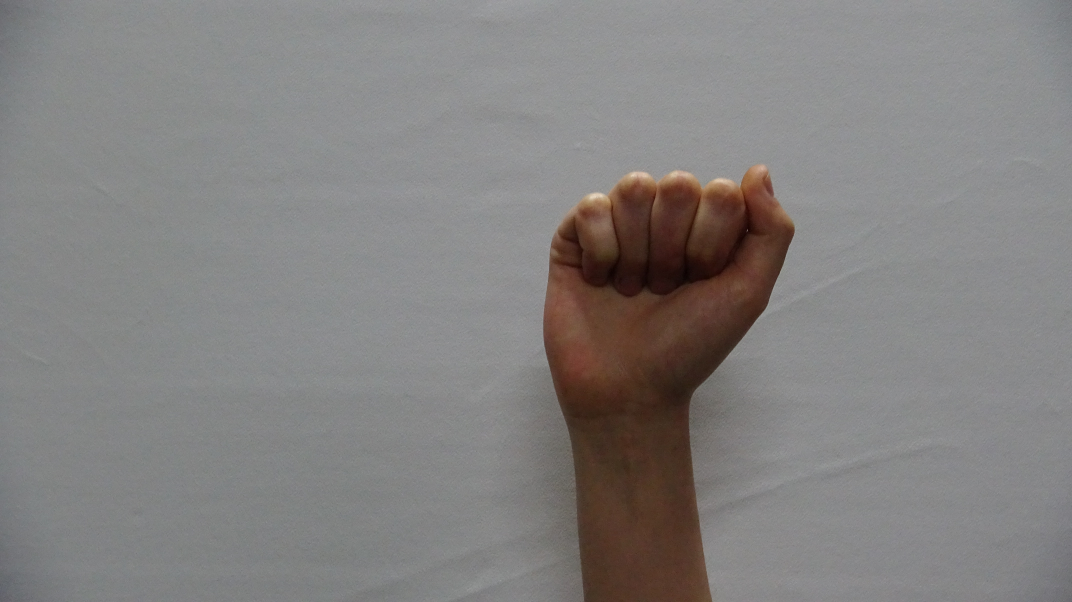
#> input picture dataset/A/DSC01975.JPG, 4288 x 2408 px (shown at 1/4 size); its folder holds only this picture in this run
$ python dataset.py
#> lines starting #> are read from the running program, lines starting #| are printed output that depends on the picture
import os
from PIL import Image, ImageEnhance

# Ruta raíz
base_dir = 'dataset'
vocales = ['A', 'E', 'I', 'O', 'U']

# Tamaño deseado
img_size = (64, 64)

for vocal in vocales:
    folder_path = os.path.join(base_dir, vocal)

    for filename in os.listdir(folder_path):
        if filename.lower().endswith(('.png', '.jpg', '.jpeg')):
            img_path = os.path.join(folder_path, filename)
            img = Image.open(img_path).convert("RGB")
#> img is the input picture: PIL image 4288x2408 RGB; mean R, G, B 131.4, 129, 128

            # Nombre base y extensión
            name, ext = os.path.splitext(filename)

            # Redimensionar imagen original (y sobrescribirla)
            img_resized = img.resize(img_size)
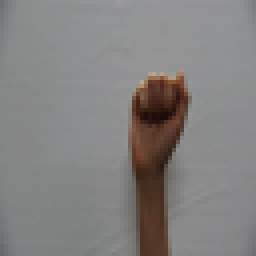
#> img_resized: PIL image 64x64 RGB (shown 4 times larger); mean R, G, B 131.4, 129, 128
            img_resized.save(img_path)

            # Flip horizontal
            img_flip = img_resized.transpose(Image.FLIP_LEFT_RIGHT)
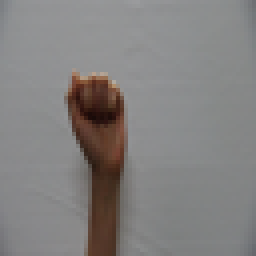
#> img_flip: PIL image 64x64 RGB (shown 4 times larger); mean R, G, B 131.4, 129, 128
            img_flip.save(os.path.join(folder_path, f"{name}_flip{ext}"))

            # Zoom in (10%)
            zoom_factor = 0.9  # Recortamos un 10% y reescalamos
            w, h = img_resized.size
#> w = 64; h = 64
            crop_box = (
                int(w * (1 - zoom_factor) / 2),
                int(h * (1 - zoom_factor) / 2),
                int(w * (1 + zoom_factor) / 2),
                int(h * (1 + zoom_factor) / 2)
            )
#> crop_box = (3, 3, 60, 60)
            img_zoom = img_resized.crop(crop_box).resize(img_size)
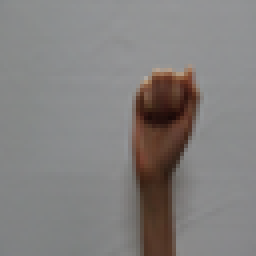
#> img_zoom: PIL image 64x64 RGB (shown 4 times larger); mean R, G, B 131, 128, 126.6
            img_zoom.save(os.path.join(folder_path, f"{name}_zoom{ext}"))

            # Reducir brillo en un 10%
            enhancer = ImageEnhance.Brightness(img_resized)
            img_darker = enhancer.enhance(0.9)  # 90% del brillo original
            img_darker.save(os.path.join(folder_path, f"{name}_dark{ext}"))
#> pass 2 of the loop `for vocal in vocales:`:
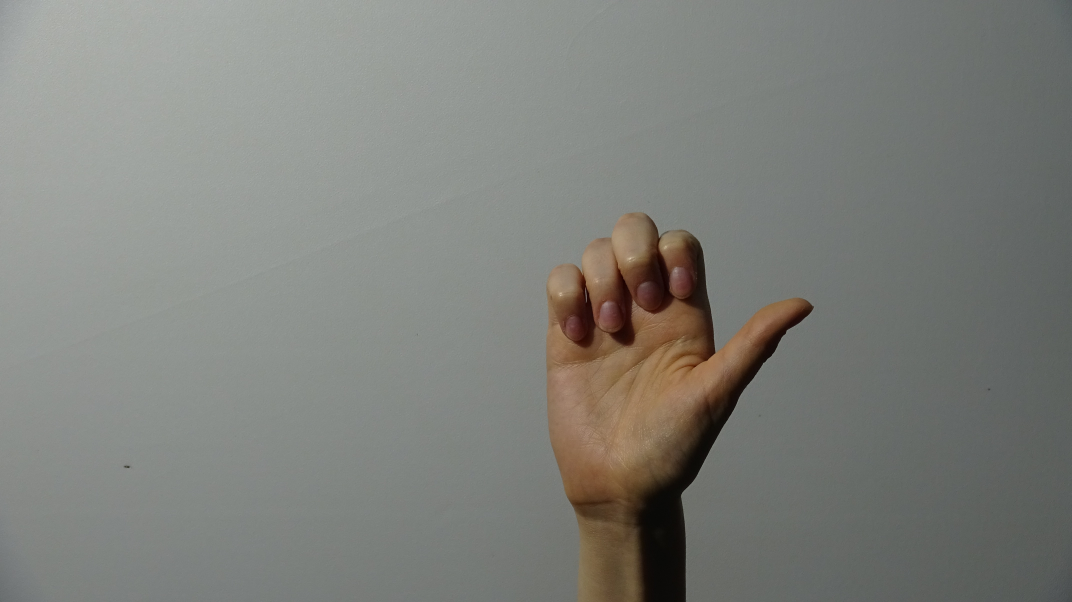
#> input picture dataset/E/DSC01106.JPG, 4288 x 2408 px (shown at 1/4 size)
#> img is the input picture: PIL image 4288x2408 RGB; mean R, G, B 126.6, 128, 122.9
#> `img_flip = img_resized.transpose(Image.FLIP_LEFT_RIGHT)`:
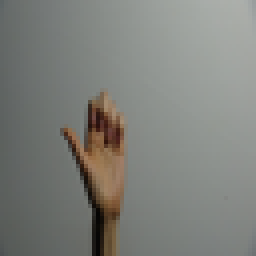
#> img_flip: PIL image 64x64 RGB (shown 4 times larger); mean R, G, B 126.6, 128, 122.9
#> `img_zoom = img_resized.crop(crop_box).resize(img_size)`:
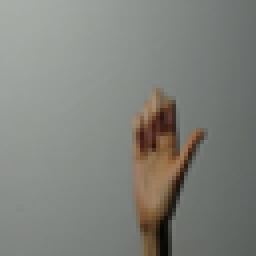
#> img_zoom: PIL image 64x64 RGB (shown 4 times larger); mean R, G, B 128.2, 129.1, 123.6
#> pass 3 of the loop `for vocal in vocales:`:
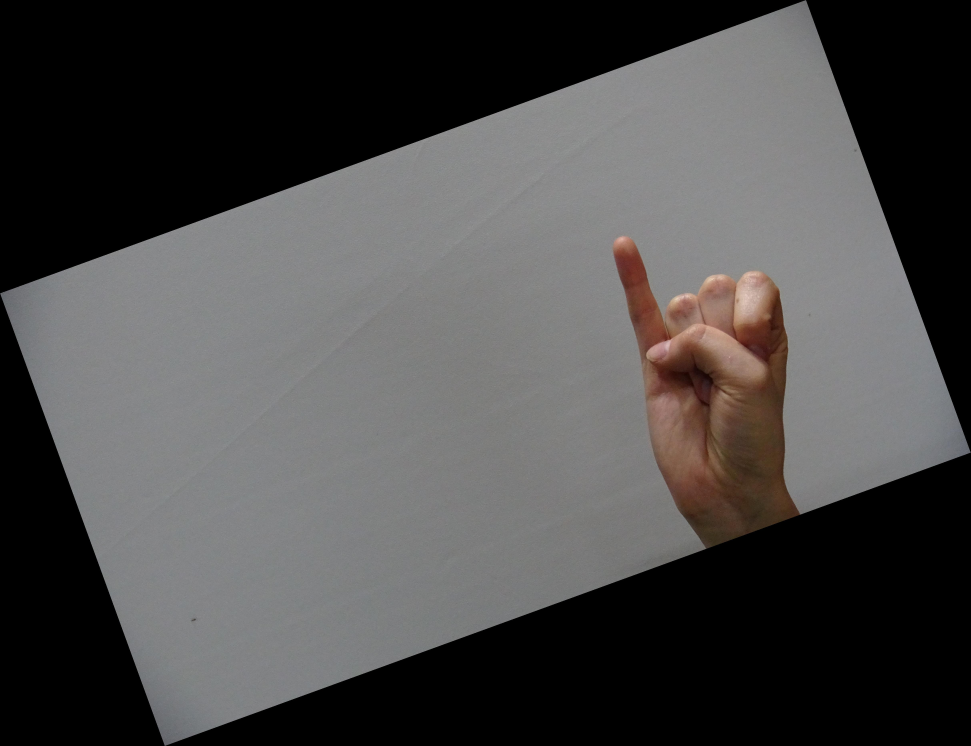
#> input picture dataset/I/DSC01199_rot20.JPG, 4854 x 3730 px (shown at 1/5 size)
#> img is the input picture: PIL image 4854x3730 RGB; mean R, G, B 74, 72.7, 72.3
#> `img_flip = img_resized.transpose(Image.FLIP_LEFT_RIGHT)`:
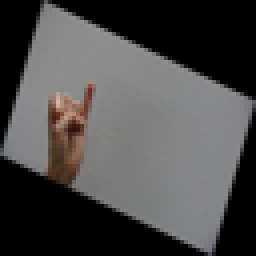
#> img_flip: PIL image 64x64 RGB (shown 4 times larger); mean R, G, B 74.2, 72.9, 72.5
#> `img_zoom = img_resized.crop(crop_box).resize(img_size)`:
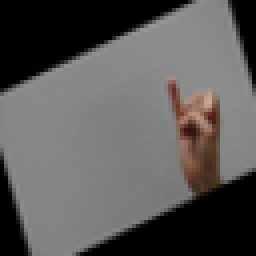
#> img_zoom: PIL image 64x64 RGB (shown 4 times larger); mean R, G, B 90.6, 88.9, 88.3
#> (the run stopped early here; a loop or call above may not have finished)
